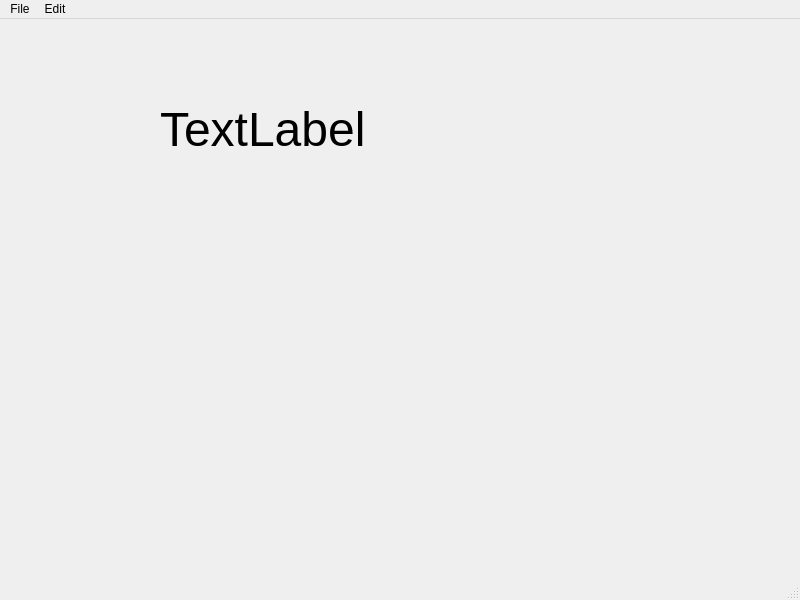
<?xml version="1.0" encoding="UTF-8"?>
<ui version="4.0">
 <class>MainWindow</class>
 <widget class="QMainWindow" name="MainWindow">
  <property name="geometry">
   <rect>
    <x>0</x>
    <y>0</y>
    <width>800</width>
    <height>600</height>
   </rect>
  </property>
  <property name="windowTitle">
   <string>MainWindow</string>
  </property>
  <widget class="QWidget" name="centralwidget">
   <widget class="QLabel" name="label">
    <property name="geometry">
     <rect>
      <x>160</x>
      <y>50</y>
      <width>461</width>
      <height>121</height>
     </rect>
    </property>
    <property name="font">
     <font>
      <pointsize>36</pointsize>
     </font>
    </property>
    <property name="text">
     <string>TextLabel</string>
    </property>
   </widget>
  </widget>
  <widget class="QMenuBar" name="menubar">
   <property name="geometry">
    <rect>
     <x>0</x>
     <y>0</y>
     <width>800</width>
     <height>26</height>
    </rect>
   </property>
   <widget class="QMenu" name="menuFile">
    <property name="title">
     <string>File</string>
    </property>
    <addaction name="actionNew"/>
    <addaction name="actionSave"/>
    <addaction name="actionOpen"/>
   </widget>
   <widget class="QMenu" name="menuEdit">
    <property name="title">
     <string>Edit</string>
    </property>
    <addaction name="actionCopy"/>
    <addaction name="actionPase"/>
   </widget>
   <addaction name="menuFile"/>
   <addaction name="menuEdit"/>
  </widget>
  <widget class="QStatusBar" name="statusbar"/>
  <action name="actionNew">
   <property name="text">
    <string>New</string>
   </property>
   <property name="statusTip">
    <string>Create a new file</string>
   </property>
   <property name="shortcut">
    <string>Ctrl+N</string>
   </property>
  </action>
  <action name="actionSave">
   <property name="text">
    <string>Save</string>
   </property>
   <property name="statusTip">
    <string>Save a file</string>
   </property>
   <property name="shortcut">
    <string>Ctrl+S</string>
   </property>
  </action>
  <action name="actionOpen">
   <property name="text">
    <string>Open</string>
   </property>
   <property name="statusTip">
    <string>Opean a file</string>
   </property>
   <property name="shortcut">
    <string>Ctrl+O</string>
   </property>
  </action>
  <action name="actionCopy">
   <property name="text">
    <string>Copy</string>
   </property>
   <property name="statusTip">
    <string>Copy a text</string>
   </property>
   <property name="shortcut">
    <string>Ctrl+C</string>
   </property>
  </action>
  <action name="actionPase">
   <property name="text">
    <string>Paste</string>
   </property>
   <property name="statusTip">
    <string>Paste a text</string>
   </property>
   <property name="shortcut">
    <string>Ctrl+V</string>
   </property>
  </action>
 </widget>
 <resources/>
 <connections/>
</ui>
